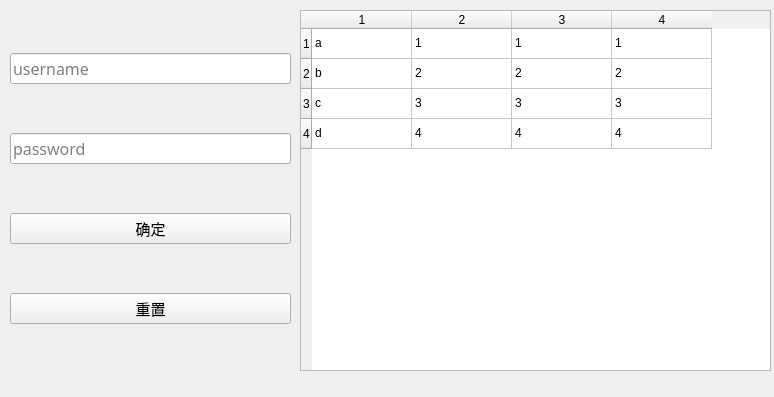
<?xml version="1.0" encoding="UTF-8"?>
<ui version="4.0">
 <class>MainWindow</class>
 <widget class="QMainWindow" name="MainWindow">
  <property name="geometry">
   <rect>
    <x>0</x>
    <y>0</y>
    <width>774</width>
    <height>397</height>
   </rect>
  </property>
  <property name="minimumSize">
   <size>
    <width>300</width>
    <height>200</height>
   </size>
  </property>
  <property name="maximumSize">
   <size>
    <width>3000</width>
    <height>2000</height>
   </size>
  </property>
  <property name="windowTitle">
   <string>MainWindow</string>
  </property>
  <property name="dockNestingEnabled">
   <bool>false</bool>
  </property>
  <widget class="QWidget" name="centralwidget">
   <widget class="QWidget" name="gridLayoutWidget">
    <property name="geometry">
     <rect>
      <x>10</x>
      <y>10</y>
      <width>281</width>
      <height>361</height>
     </rect>
    </property>
    <layout class="QGridLayout" name="gridLayout">
     <item row="1" column="0">
      <widget class="QLineEdit" name="lineEdit_2">
       <property name="font">
        <font>
         <family>微软雅黑</family>
         <pointsize>12</pointsize>
        </font>
       </property>
       <property name="echoMode">
        <enum>QLineEdit::Password</enum>
       </property>
       <property name="placeholderText">
        <string>password</string>
       </property>
      </widget>
     </item>
     <item row="0" column="0">
      <widget class="QLineEdit" name="lineEdit">
       <property name="font">
        <font>
         <family>微软雅黑</family>
         <pointsize>12</pointsize>
        </font>
       </property>
       <property name="dragEnabled">
        <bool>false</bool>
       </property>
       <property name="placeholderText">
        <string>username</string>
       </property>
       <property name="clearButtonEnabled">
        <bool>true</bool>
       </property>
      </widget>
     </item>
     <item row="2" column="0">
      <widget class="QPushButton" name="pushButton">
       <property name="font">
        <font>
         <family>微软雅黑</family>
         <pointsize>11</pointsize>
        </font>
       </property>
       <property name="text">
        <string>确定</string>
       </property>
      </widget>
     </item>
     <item row="3" column="0">
      <widget class="QPushButton" name="pushButton_2">
       <property name="font">
        <font>
         <family>微软雅黑</family>
         <pointsize>11</pointsize>
        </font>
       </property>
       <property name="text">
        <string>重置</string>
       </property>
      </widget>
     </item>
    </layout>
   </widget>
   <widget class="QTableWidget" name="tableWidget">
    <property name="geometry">
     <rect>
      <x>300</x>
      <y>10</y>
      <width>471</width>
      <height>361</height>
     </rect>
    </property>
    <row>
     <property name="text">
      <string>1</string>
     </property>
    </row>
    <row>
     <property name="text">
      <string>2</string>
     </property>
    </row>
    <row>
     <property name="text">
      <string>3</string>
     </property>
    </row>
    <row>
     <property name="text">
      <string>4</string>
     </property>
    </row>
    <column>
     <property name="text">
      <string>1</string>
     </property>
    </column>
    <column>
     <property name="text">
      <string>2</string>
     </property>
    </column>
    <column>
     <property name="text">
      <string>3</string>
     </property>
    </column>
    <column>
     <property name="text">
      <string>4</string>
     </property>
    </column>
    <item row="0" column="0">
     <property name="text">
      <string>a</string>
     </property>
    </item>
    <item row="0" column="1">
     <property name="text">
      <string>1</string>
     </property>
    </item>
    <item row="0" column="2">
     <property name="text">
      <string>1</string>
     </property>
    </item>
    <item row="0" column="3">
     <property name="text">
      <string>1</string>
     </property>
    </item>
    <item row="1" column="0">
     <property name="text">
      <string>b</string>
     </property>
    </item>
    <item row="1" column="1">
     <property name="text">
      <string>2</string>
     </property>
    </item>
    <item row="1" column="2">
     <property name="text">
      <string>2</string>
     </property>
    </item>
    <item row="1" column="3">
     <property name="text">
      <string>2</string>
     </property>
    </item>
    <item row="2" column="0">
     <property name="text">
      <string>c</string>
     </property>
    </item>
    <item row="2" column="1">
     <property name="text">
      <string>3</string>
     </property>
    </item>
    <item row="2" column="2">
     <property name="text">
      <string>3</string>
     </property>
    </item>
    <item row="2" column="3">
     <property name="text">
      <string>3</string>
     </property>
    </item>
    <item row="3" column="0">
     <property name="text">
      <string>d</string>
     </property>
    </item>
    <item row="3" column="1">
     <property name="text">
      <string>4</string>
     </property>
    </item>
    <item row="3" column="2">
     <property name="text">
      <string>4</string>
     </property>
    </item>
    <item row="3" column="3">
     <property name="text">
      <string>4</string>
     </property>
    </item>
   </widget>
  </widget>
 </widget>
 <resources/>
 <connections>
  <connection>
   <sender>pushButton_2</sender>
   <signal>clicked()</signal>
   <receiver>lineEdit_2</receiver>
   <slot>clear()</slot>
   <hints>
    <hint type="sourcelabel">
     <x>218</x>
     <y>142</y>
    </hint>
    <hint type="destinationlabel">
     <x>182</x>
     <y>103</y>
    </hint>
   </hints>
  </connection>
  <connection>
   <sender>pushButton_2</sender>
   <signal>clicked()</signal>
   <receiver>lineEdit</receiver>
   <slot>clear()</slot>
   <hints>
    <hint type="sourcelabel">
     <x>251</x>
     <y>143</y>
    </hint>
    <hint type="destinationlabel">
     <x>183</x>
     <y>38</y>
    </hint>
   </hints>
  </connection>
 </connections>
</ui>
